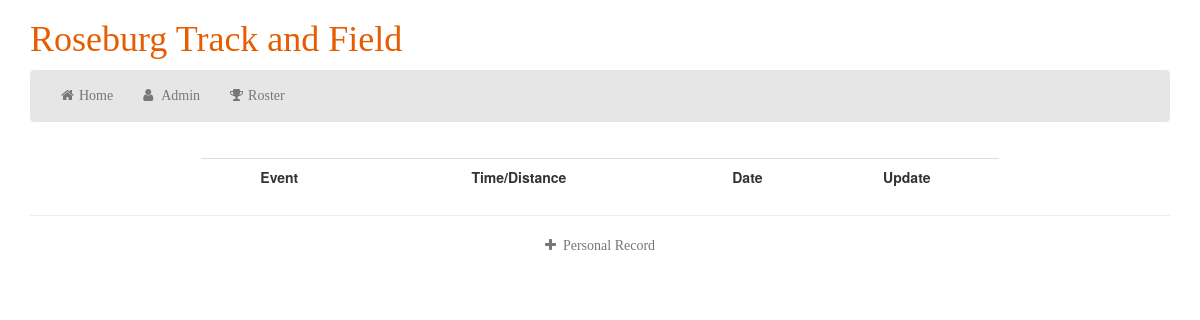
Page /track/6/ on the earlier database version.
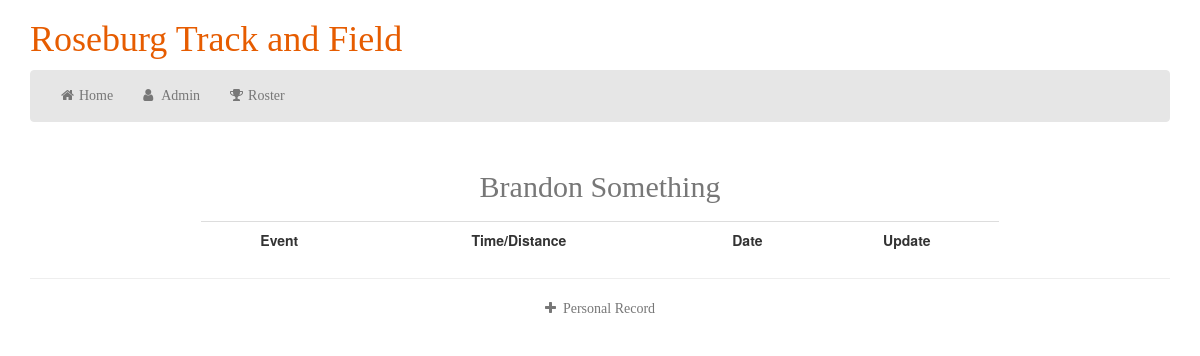
Same page on the later database version.
### track/models.py (models this page shows, shortened)
class Athlete(models.Model):
	FRESHMAN = 'FR'
	SOPHOMORE = 'SO'
	JUNIOR = 'JR'
	SENIOR = 'SR'
	CHOICES = (
		(FRESHMAN, 'Freshman'),
		(SOPHOMORE, 'Sophomore'),
		(JUNIOR, 'Junior'),
		(SENIOR, 'Senior'),
	)
	BOY = 'B'
	GIRL = 'G'
	OPTIONS = (
		(BOY, 'Boy'),
		(GIRL, 'Girl'),
	)
	gender = models.CharField(max_length=1, choices=OPTIONS, null=False)
	year = models.CharField(max_length=2, choices=CHOICES, default=FRESHMAN)
	first_name = models.CharField(max_length=20, null=False)
	last_name = models.CharField(max_length=20, null=False)
	class Meta:
		unique_together = ('first_name', 'last_name')

### track/views.py (the view)
# urls.py: url(r'^(?P<athlete_id>\d+)/', views.AthleteProfile, name='athlete_profile'),
def AthleteProfile(request, athlete_id):
	records = Record.objects.filter(athlete=athlete_id)
	athlete = Athlete.objects.filter(pk=athlete_id)
	return render(request, 'track/athlete_profile.html', { 'records' : records, 'athlete' : athlete })

### track/templates/track/athlete_profile.html (shortened to what this page needs)
{% load staticfiles %}
<!DOCTYPE html>
  <html>
    <head>
      <link rel="stylesheet"
      href="http://maxcdn.bootstrapcdn.com/bootstrap/3.2.0/css/bootstrap.min.css">
      <link rel="stylesheet"
      href="//maxcdn.bootstrapcdn.com/font-awesome/4.2.0/css/font-awesome.min.css">
      <link rel="stylesheet" type="text/css" href="{% static 'track/base.css' %}" />
      <link rel="stylesheet" type="text/css" href="{% static 'track/profile.css' %}" />
    </head>
  <body>
    <div class="container">
  	  <h1>Roseburg Track and Field</h1>
      <nav class="navbar navbar-default" role="navigation">
        <div class="container-fluid">
          <div>
            <ul class="nav navbar-nav">
              <li><a href="{% url 'track:index' %}"><i class="fa fa-home fa-fw"></i>Home</a></li>
              <li><a href="{% url 'admin:index' %}"><i class="fa fa-user fa-fw"></i>Admin</a></li>
              <li><a href="{% url 'track:athlete_list' %}"><i class="fa fa-trophy fa-fw"></i>Roster</a></li>
            </ul>
          </div>
        </div>
      </nav>
    <table class="table">
      <caption>
        {% for a in athlete %}
          <h2 class="text-center">{{ a.first_name }} {{ a.last_name }}</h2>
        {% endfor %}
      </caption>
      <tr>
        <th class="text-center">Event</th>
        <th class="text-center">Time/Distance</th>
        <th class="text-center">Date</th>
        <th class="text-center">Update</th>
      </tr>
    </table>
    <hr>
    <p class="text-center">
      <a id="add" href="{% url 'track:athlete_create_form' %}">
        <i class="fa fa-plus fa-fw"></i>Personal Record
      </a>
    </p>
    </div>
  </body>
</html>

Differences in the rows shown:
added Athlete: first_name "Brandon", last_name "Something"
